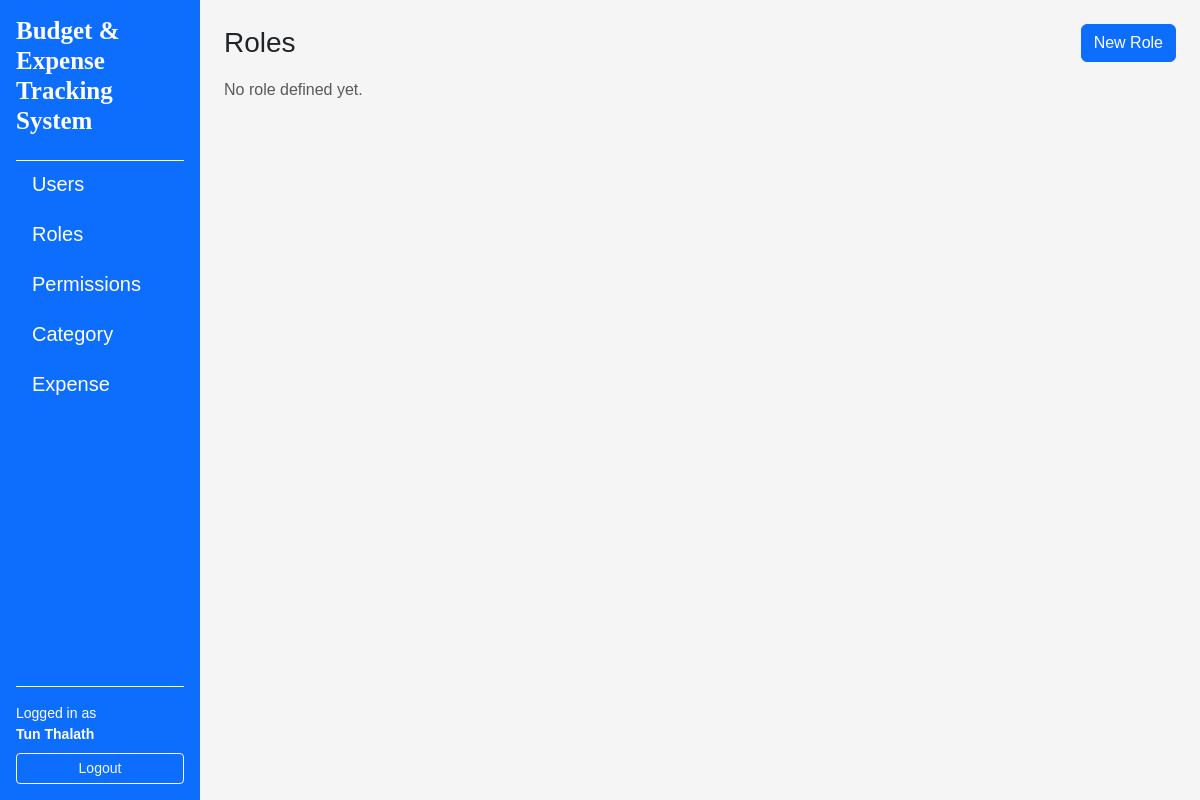
Page /roles/ (signed in) on the earlier database version.
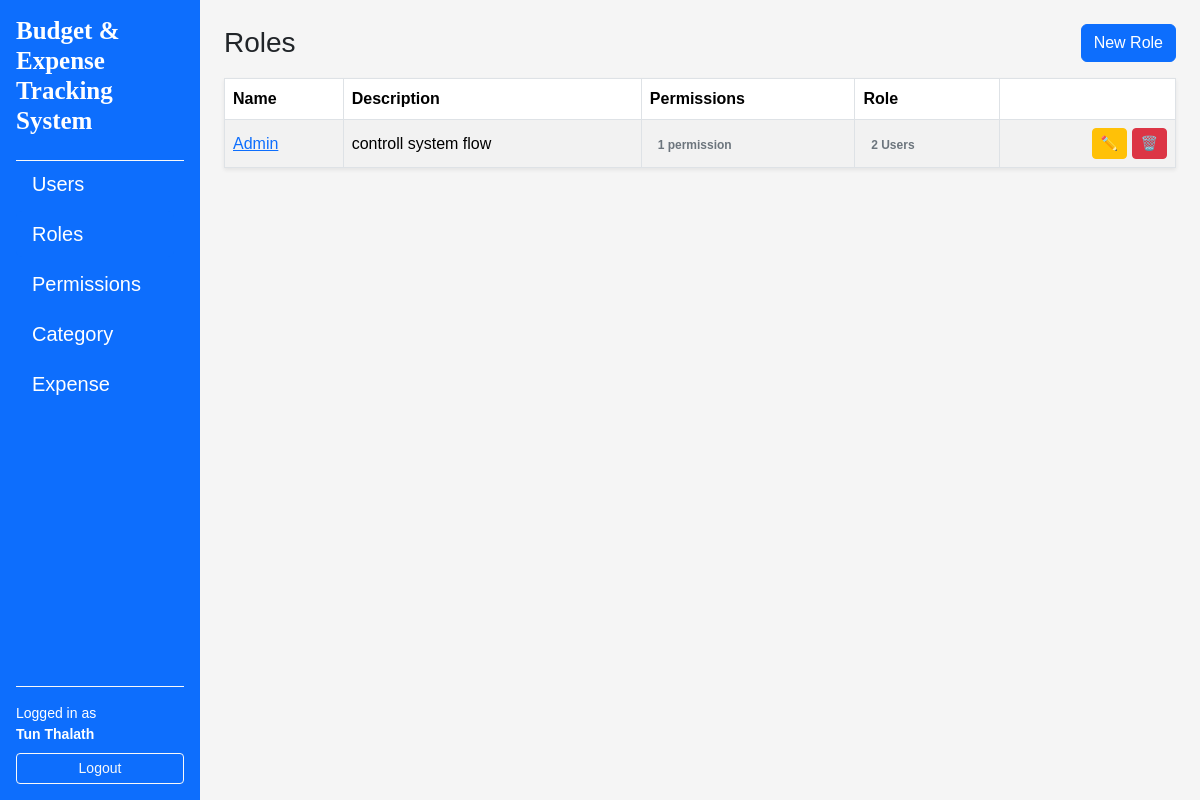
Same page on the later database version.
### app/models/role.py (models this page shows, shortened)
class Role (db.Model):
    __tablename__ = "roles"
    id = db.Column(db.Integer, primary_key=True)
    name = db.Column(db.String(80), unique=True, nullable=False)
    description = db.Column(db.String(255))
    created_at = db.Column(db.DateTime, default=datetime.utcnow, nullable=False)
    updated_at = db.Column(
        db.DateTime, default=datetime.utcnow, onupdate=datetime.utcnow, nullable=False
    )
    users = db.relationship("User", secondary=user_roles, back_populates="roles")
    permissions = db.relationship("Permission", secondary=role_permissions, back_populates="roles")

### app/routes/role_routes.py (the view)
@role_bp.route("/")
@login_required
def index():
    roles = RoleService.get_all()
    return render_template("roles/index.html", roles=roles)

### app/services/role_service.py (called while the page is built)
    @staticmethod
    def get_all() -> List[Role]:
        return Role.query.order_by(Role.name.asc()).all()

### app/templates/roles/index.html (shortened to what this page needs)
{% extends "layouts/base.html" %}
{% block content %}
<div class="d-flex justify-content-between align-items-center mb-3">
    <h1 class="h3 mb-0">Roles</h1>
    <a href="{{ url_for('roles.create') }}" class="btn btn-primary">New Role</a>
</div>
{% if roles %}
    <table class="table table-striped table-bordered align-middle shadow-sm">
        <thead>
            <tr>
                <th>Name</th>
                <th>Description</th>
                <th>Permissions</th>
                <th>Role</th>
                <th class="text-end"></th>
            </tr>
        </thead>
        <tbody>
            {% for role in roles %}
            <tr>
                <td>
                    <a href="{{ url_for('roles.detail', role_id=role.id) }}">
                        {{ role.name }}
                    </a>
                </td>
                <td>
                    {{ role.description or "_" }}
                </td>
                <td>
                    {% if role.permissions %}
                    <span class="badge text-secondary">
                        {{ role.permissions|length }} permission{{ role.permissions|length != 1 and 's' or '' }}
                    </span>
                    {% else %}
                        <span class="text-muted small"> No permission</span>
                    {% endif %}
                </td>
                <td>
                    {% if role.users %}
                    <span class="badge text-secondary">
                        {{ role.users|length }} User{{ role.users|length != 1 and 's' or '' }}
                    </span>
                    {% else %}
                        <span class="text-muted small"> No User</span>
                    {% endif %}
                </td>
                <td class="text-end">
                    <a
                        href="{{ url_for('roles.edit', role_id = role.id) }}"
                        class="btn btn-sm btn-warning"
                        title="Edit">
                    ✏️
                    </a>
                    <a
                        href="{{ url_for('roles.delete_confirm', role_id=role.id) }}"
                        class="btn btn-sm btn-danger"
                    >
                    🗑️
                    </a>
                </td>
            </tr>
            {% endfor %}
        </tbody>
    </table>
{% else %}
<p class="text-muted"> No role defined yet.</p>
{% endif %}
{% endblock %}

Differences in the rows shown:
added Role: name "Admin", description "controll system flow", permissions|length "1", users|length "2", users|length "s"
Other differences:
text no longer shown: "No role defined yet."
text now shown: "Name Description Permissions Role"
